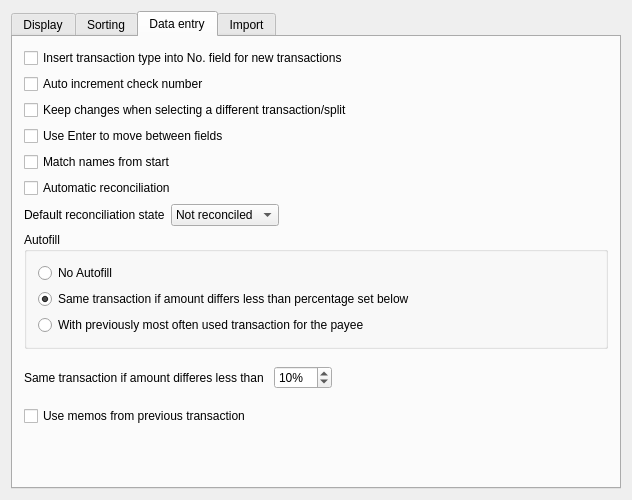
<?xml version="1.0" encoding="UTF-8"?>
<ui version="4.0">
 <class>KSettingsRegister</class>
 <widget class="QWidget" name="KSettingsRegister">
  <property name="geometry">
   <rect>
    <x>0</x>
    <y>0</y>
    <width>632</width>
    <height>500</height>
   </rect>
  </property>
  <property name="windowTitle">
   <string>Register settings</string>
  </property>
  <layout class="QVBoxLayout">
   <item>
    <widget class="QTabWidget" name="tab">
     <property name="currentIndex">
      <number>2</number>
     </property>
     <widget class="QWidget" name="tab1">
      <attribute name="title">
       <string comment="@title The way in which items will be displayed">Display</string>
      </attribute>
      <layout class="QVBoxLayout">
       <item>
        <widget class="QCheckBox" name="kcfg_ShowGrid">
         <property name="text">
          <string>Show a grid in the register</string>
         </property>
         <property name="shortcut">
          <string/>
         </property>
        </widget>
       </item>
       <item>
        <widget class="QCheckBox" name="kcfg_ShowRegisterDetailed">
         <property name="text">
          <string>Show all register entries in full detail</string>
         </property>
         <property name="shortcut">
          <string/>
         </property>
        </widget>
       </item>
       <item>
        <widget class="QCheckBox" name="kcfg_LedgerLens">
         <property name="whatsThis">
          <string>Using the ledger lens shows the details for the transaction that has focus in the ledger. Usually, when using the transaction form, only a one line summary is displayed for each transaction as the details are shown in the form.</string>
         </property>
         <property name="text">
          <string>Use the ledger lens</string>
         </property>
         <property name="shortcut">
          <string/>
         </property>
        </widget>
       </item>
       <item>
        <widget class="QCheckBox" name="kcfg_TransactionForm">
         <property name="text">
          <string>Show transaction form</string>
         </property>
        </widget>
       </item>
       <item>
        <widget class="QCheckBox" name="kcfg_AlwaysShowNrField">
         <property name="text">
          <string>Always show a No. field</string>
         </property>
         <property name="shortcut">
          <string/>
         </property>
        </widget>
       </item>
       <item>
        <widget class="QCheckBox" name="kcfg_ShowFancyMarker">
         <property name="whatsThis">
          <string>Draws a larger header above each group of transactions. The grouping depends on the current sort order.</string>
         </property>
         <property name="text">
          <string>Show group header between transactions</string>
         </property>
         <property name="shortcut">
          <string/>
         </property>
        </widget>
       </item>
       <item>
        <widget class="QCheckBox" name="kcfg_ShowFiscalMarker">
         <property name="text">
          <string>Show header for the previous and current fiscal year</string>
         </property>
        </widget>
       </item>
       <item>
        <widget class="QCheckBox" name="kcfg_ShowPlannedScheduleDates">
         <property name="whatsThis">
          <string>If a planned transaction is overdue, today's date is used by default as the posting date. With this option, the originally planned date is used instead.</string>
         </property>
         <property name="text">
          <string>Display overdue schedules with planned date</string>
         </property>
        </widget>
       </item>
       <item>
        <spacer name="spacer6">
         <property name="orientation">
          <enum>Qt::Vertical</enum>
         </property>
         <property name="sizeType">
          <enum>QSizePolicy::Expanding</enum>
         </property>
         <property name="sizeHint" stdset="0">
          <size>
           <width>20</width>
           <height>40</height>
          </size>
         </property>
        </spacer>
       </item>
      </layout>
     </widget>
     <widget class="QWidget" name="sorting">
      <attribute name="title">
       <string>Sorting</string>
      </attribute>
      <layout class="QVBoxLayout">
       <item>
        <widget class="QTabWidget" name="tabWidget3">
         <widget class="QWidget" name="tab3">
          <attribute name="title">
           <string>Normal view</string>
          </attribute>
          <layout class="QHBoxLayout">
           <item>
            <widget class="KLineEdit" name="kcfg_sortNormalView"/>
           </item>
           <item>
            <widget class="TransactionSortOption" name="m_sortNormalView" native="true"/>
           </item>
          </layout>
         </widget>
         <widget class="QWidget" name="tab4">
          <attribute name="title">
           <string>Reconciliation view</string>
          </attribute>
          <layout class="QHBoxLayout">
           <item>
            <widget class="KLineEdit" name="kcfg_sortReconcileView"/>
           </item>
           <item>
            <widget class="TransactionSortOption" name="m_sortReconcileView" native="true"/>
           </item>
          </layout>
         </widget>
         <widget class="QWidget" name="TabPage">
          <attribute name="title">
           <string>Search view</string>
          </attribute>
          <layout class="QHBoxLayout">
           <item>
            <widget class="KLineEdit" name="kcfg_sortSearchView"/>
           </item>
           <item>
            <widget class="TransactionSortOption" name="m_sortSearchView" native="true"/>
           </item>
          </layout>
         </widget>
        </widget>
       </item>
       <item>
        <widget class="QLabel" name="qLabel2">
         <property name="text">
          <string>Use the &lt;i&gt;left&lt;/i&gt; and &lt;i&gt;right&lt;/i&gt; buttons to add and remove sort options. Use the &lt;i&gt;up&lt;/i&gt; and &lt;i&gt;down&lt;/i&gt; buttons to modify the sort order. Double-Click a selected entry to toggle the sort order between &lt;i&gt;ascending&lt;/i&gt; and &lt;i&gt;descending&lt;/i&gt;.</string>
         </property>
         <property name="wordWrap">
          <bool>true</bool>
         </property>
        </widget>
       </item>
      </layout>
     </widget>
     <widget class="QWidget" name="TabPage1">
      <attribute name="title">
       <string>Data entry</string>
      </attribute>
      <layout class="QVBoxLayout" name="verticalLayout_2">
       <item>
        <widget class="QCheckBox" name="kcfg_CopyTypeToNr">
         <property name="text">
          <string>Insert transaction type into No. field for new transactions</string>
         </property>
        </widget>
       </item>
       <item>
        <widget class="QCheckBox" name="kcfg_AutoIncCheckNumber">
         <property name="text">
          <string>Auto increment check number</string>
         </property>
         <property name="shortcut">
          <string/>
         </property>
        </widget>
       </item>
       <item>
        <widget class="QCheckBox" name="kcfg_FocusChangeIsEnter">
         <property name="text">
          <string>Keep changes when selecting a different transaction/split</string>
         </property>
        </widget>
       </item>
       <item>
        <widget class="QCheckBox" name="kcfg_EnterMovesBetweenFields">
         <property name="text">
          <string>Use Enter to move between fields</string>
         </property>
         <property name="shortcut">
          <string/>
         </property>
        </widget>
       </item>
       <item>
        <widget class="QCheckBox" name="kcfg_stringMatchFromStart">
         <property name="whatsThis">
          <string>Mark this option, if you always want to match names e.g. for payees from the start. If unset, any substring is matched.</string>
         </property>
         <property name="text">
          <string>Match names from start</string>
         </property>
        </widget>
       </item>
       <item>
        <widget class="QCheckBox" name="kcfg_AutoReconciliation">
         <property name="whatsThis">
          <string>After entering the reconciliation data automatically detect the transactions that match that data (in some cases it might be not possible to do that).</string>
         </property>
         <property name="text">
          <string>Automatic reconciliation</string>
         </property>
         <property name="shortcut">
          <string/>
         </property>
        </widget>
       </item>
       <item>
        <layout class="QHBoxLayout">
         <item>
          <widget class="QLabel" name="textLabel2_2">
           <property name="text">
            <string>Default reconciliation state</string>
           </property>
           <property name="wordWrap">
            <bool>false</bool>
           </property>
          </widget>
         </item>
         <item>
          <widget class="KComboBox" name="kcfg_defaultReconciliationState">
           <property name="toolTip">
            <string>Default reconciliation state for transactions entered during reconciliation of an account</string>
           </property>
           <item>
            <property name="text">
             <string>Not reconciled</string>
            </property>
           </item>
           <item>
            <property name="text">
             <string comment="@item reconciliation status">Cleared</string>
            </property>
           </item>
           <item>
            <property name="text">
             <string>Reconciled</string>
            </property>
           </item>
          </widget>
         </item>
         <item>
          <spacer name="spacer15">
           <property name="orientation">
            <enum>Qt::Horizontal</enum>
           </property>
           <property name="sizeType">
            <enum>QSizePolicy::Expanding</enum>
           </property>
           <property name="sizeHint" stdset="0">
            <size>
             <width>31</width>
             <height>20</height>
            </size>
           </property>
          </spacer>
         </item>
        </layout>
       </item>
       <item>
        <widget class="QGroupBox" name="kcfg_AutoFillTransaction">
         <property name="title">
          <string>Autofill</string>
         </property>
         <property name="selectedId" stdset="0">
          <number>-1</number>
         </property>
         <layout class="QVBoxLayout" name="verticalLayout">
          <item>
           <widget class="QRadioButton" name="radioButton1">
            <property name="whatsThis">
             <string>Do not auto-fill transaction data at all.</string>
            </property>
            <property name="text">
             <string>No Autofill</string>
            </property>
           </widget>
          </item>
          <item>
           <widget class="QRadioButton" name="radioButton2">
            <property name="whatsThis">
             <string>Collect all transactions for the given payee. Treat all transactions that refer to the same category and have an amount with +/- X % as identical. If more than one transaction is found, a list of them is presented to the user.

Selecting 0% will list all transactions.</string>
            </property>
            <property name="text">
             <string>Same transaction if amount differs less than percentage set below</string>
            </property>
            <property name="shortcut">
             <string/>
            </property>
            <property name="checked">
             <bool>true</bool>
            </property>
           </widget>
          </item>
          <item>
           <widget class="QRadioButton" name="radioButton3">
            <property name="whatsThis">
             <string>The data of the last transaction assigned to the category used most often for this payee is autofilled into the transaction editor.</string>
            </property>
            <property name="text">
             <string>With previously most often used transaction for the payee</string>
            </property>
           </widget>
          </item>
         </layout>
        </widget>
       </item>
       <item>
        <widget class="QWidget" name="percentageWidget" native="true">
         <layout class="QHBoxLayout" name="horizontalLayout">
          <property name="leftMargin">
           <number>0</number>
          </property>
          <property name="rightMargin">
           <number>0</number>
          </property>
          <item>
           <widget class="QLabel" name="label">
            <property name="text">
             <string>Same transaction if amount differes less than </string>
            </property>
           </widget>
          </item>
          <item>
           <widget class="QSpinBox" name="kcfg_AutoFillDifference">
            <property name="whatsThis">
             <string>Two transactions are usually treated identical for autofill, if they refer the same accounts. They are treated as different transactions though, when their amount varies by more than the percentage given here.</string>
            </property>
            <property name="suffix">
             <string>%</string>
            </property>
            <property name="maximum">
             <number>100</number>
            </property>
            <property name="value">
             <number>10</number>
            </property>
           </widget>
          </item>
          <item>
           <spacer name="horizontalSpacer">
            <property name="orientation">
             <enum>Qt::Horizontal</enum>
            </property>
            <property name="sizeHint" stdset="0">
             <size>
              <width>40</width>
              <height>20</height>
             </size>
            </property>
           </spacer>
          </item>
         </layout>
        </widget>
       </item>
       <item>
        <widget class="QCheckBox" name="kcfg_AutoFillUseMemos">
         <property name="whatsThis">
          <string>If this option is checked the memos from the previous transaction will be used otherwise the memos will not be considered when the transaction is autofilled.</string>
         </property>
         <property name="text">
          <string>Use memos from previous transaction</string>
         </property>
         <property name="shortcut">
          <string/>
         </property>
        </widget>
       </item>
       <item>
        <spacer name="spacer4">
         <property name="orientation">
          <enum>Qt::Vertical</enum>
         </property>
         <property name="sizeType">
          <enum>QSizePolicy::Expanding</enum>
         </property>
         <property name="sizeHint" stdset="0">
          <size>
           <width>20</width>
           <height>20</height>
          </size>
         </property>
        </spacer>
       </item>
      </layout>
     </widget>
     <widget class="QWidget" name="TabPage2">
      <attribute name="title">
       <string>Import</string>
      </attribute>
      <layout class="QVBoxLayout">
       <item>
        <layout class="QHBoxLayout">
         <item>
          <widget class="QLabel" name="textLabel1_2">
           <property name="text">
            <string>Match transactions within days</string>
           </property>
           <property name="wordWrap">
            <bool>false</bool>
           </property>
          </widget>
         </item>
         <item>
          <widget class="QSpinBox" name="kcfg_matchInterval">
           <property name="whatsThis">
            <string>Search for matching transactions within the range of the posting date of the imported transaction +/- the number of given days.</string>
           </property>
           <property name="buttonSymbols">
            <enum>QAbstractSpinBox::UpDownArrows</enum>
           </property>
           <property name="minimum">
            <number>0</number>
           </property>
           <property name="maximum">
            <number>99</number>
           </property>
           <property name="value">
            <number>4</number>
           </property>
          </widget>
         </item>
         <item>
          <spacer name="spacer13">
           <property name="orientation">
            <enum>Qt::Horizontal</enum>
           </property>
           <property name="sizeType">
            <enum>QSizePolicy::Expanding</enum>
           </property>
           <property name="sizeHint" stdset="0">
            <size>
             <width>61</width>
             <height>20</height>
            </size>
           </property>
          </spacer>
         </item>
        </layout>
       </item>
       <item>
        <widget class="QCheckBox" name="kcfg_askForPayeeCategory">
         <property name="whatsThis">
          <string>Whenever a new payee is detected during import of a statement, the user will be asked to assign a default category for this user when this option is selected.</string>
         </property>
         <property name="text">
          <string>Ask for a new payee's default category</string>
         </property>
         <property name="shortcut">
          <string/>
         </property>
        </widget>
       </item>
       <item>
        <spacer name="spacer14">
         <property name="orientation">
          <enum>Qt::Vertical</enum>
         </property>
         <property name="sizeType">
          <enum>QSizePolicy::Expanding</enum>
         </property>
         <property name="sizeHint" stdset="0">
          <size>
           <width>20</width>
           <height>60</height>
          </size>
         </property>
        </spacer>
       </item>
      </layout>
     </widget>
    </widget>
   </item>
  </layout>
 </widget>
 <layoutdefault spacing="6" margin="11"/>
 <customwidgets>
  <customwidget>
   <class>KComboBox</class>
   <extends>QComboBox</extends>
   <header>kcombobox.h</header>
  </customwidget>
  <customwidget>
   <class>KLineEdit</class>
   <extends>QLineEdit</extends>
   <header>klineedit.h</header>
  </customwidget>
  <customwidget>
   <class>TransactionSortOption</class>
   <extends>QWidget</extends>
   <header>transactionsortoption.h</header>
  </customwidget>
 </customwidgets>
 <resources/>
 <connections>
  <connection>
   <sender>radioButton2</sender>
   <signal>toggled(bool)</signal>
   <receiver>percentageWidget</receiver>
   <slot>setEnabled(bool)</slot>
   <hints>
    <hint type="sourcelabel">
     <x>147</x>
     <y>323</y>
    </hint>
    <hint type="destinationlabel">
     <x>171</x>
     <y>378</y>
    </hint>
   </hints>
  </connection>
 </connections>
</ui>
